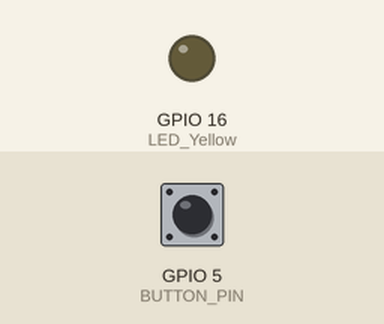
This program was run on a simulated Raspberry Pi (BCM pin numbers). On the bench: output pins drawn as LEDs (lit = HIGH). Dashed ring = blinking. The test bench sets the inputs (shaded band); at power-on: GPIO 5 (BUTTON_PIN) LOW. The clock reads 2024-03-15 10:24:30 at power-on unless the program sets it.

Above: at 1.2 s.
1.3 s: GPIO 5 (BUTTON_PIN) pulled HIGH for 3.2 s
At 2.1 s:
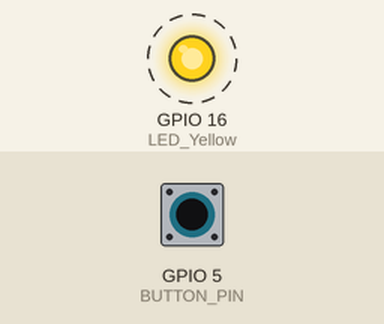
6.0 s: GPIO 5 (BUTTON_PIN) pulled HIGH for 0.15 s
At 7.2 s:
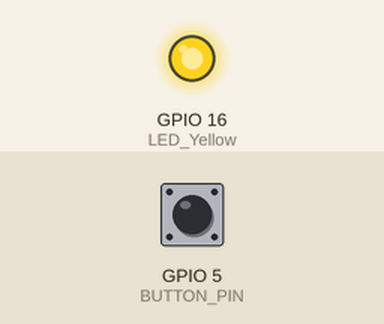
7.6 s: GPIO 5 (BUTTON_PIN) pulled HIGH for 1 s
At 8.5 s:
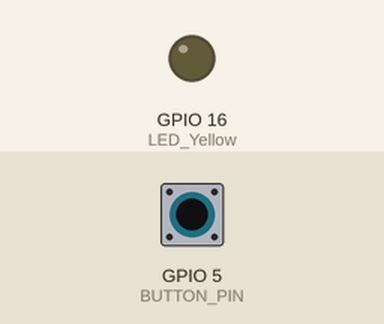
Timing chart, 0 to 10.6 s (numbered marks = the images above; inputs shaded):
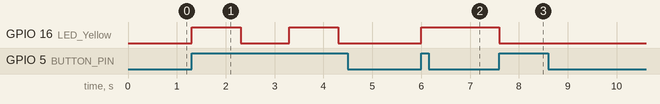

The program:

Opdracht_5a.py
```python
import RPi.GPIO as GPIO
import time

LED_Yellow = 16
BUTTON_PIN = 5
previousMillis = 0

GPIO.setmode(GPIO.BCM)
GPIO.setup(LED_Yellow, GPIO.OUT)
GPIO.setup(BUTTON_PIN, GPIO.IN, GPIO.PUD_DOWN)

# Methode voor het gebruik van millis
def millis():
    return time.time() * 1000

# Methode die de led laat knipperen
def Yellow_blink():
    global previousMillis
    # Elke keer als het aantal millis is verstreken gaat de LED aan of uit
    if millis() - previousMillis >= 1000:
        previousMillis = millis()
        if GPIO.input(LED_Yellow):
            GPIO.output(LED_Yellow, GPIO.LOW)
        else:
            GPIO.output(LED_Yellow, GPIO.HIGH)

while True:
    buttonState = GPIO.input(BUTTON_PIN)
    # Bij het indrukken van de knop wordt de methode aangesproken
    if buttonState == GPIO.HIGH:
        Yellow_blink()
```

Measured:
- after the input at 1.3 s, GPIO 16 (LED_Yellow): alternates HIGH for 1.0 s and LOW for 1.0 s, starting at once
- after the input at 6.0 s, GPIO 16 (LED_Yellow): LOW → HIGH at once
- after the input at 7.6 s, GPIO 16 (LED_Yellow): HIGH → LOW at once
